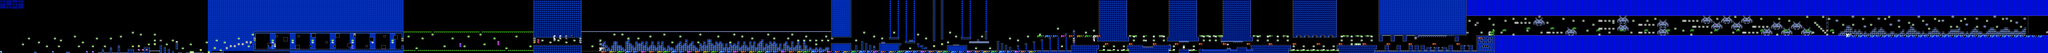

This game map was drawn from its Tiled (.tmx) file and the tilesets committed beside it. A one-line description and the trimmed map source follow:
An orthogonal 1025x27 tile map with 16x16 px tiles, 2 tile layers (SP, ...), 2 tilesets, 2 image layers.

<map version="1.10" tiledversion="1.11.2" orientation="orthogonal" renderorder="right-down" width="1025" height="27" tilewidth="16" tileheight="16" infinite="0" nextlayerid="5" nextobjectid="1">
 <editorsettings>
  <chunksize width="16" height="27" />
  <export target="../LEVELS/LEVEL DATA/lvlset_B/funnygameholiday.csv" format="csv" />
 </editorsettings>
 <tileset firstgid="1" name="famidash" tilewidth="16" tileheight="16" tilecount="256" columns="16">
  <image source="../../../GRAPHICS/famidash.bmp" width="256" height="256" />
 </tileset>
 <tileset firstgid="257" name="sprites" tilewidth="16" tileheight="16" tilecount="256" columns="16">
  <image source="../../../GRAPHICS/sprites.png" width="256" height="256" />
 </tileset>
 <imagelayer id="3" name="Image Layer 1" parallaxx="0.9" parallaxy="0.9" repeatx="1" repeaty="1">
  <image source="../../../GRAPHICS/Old/parallax Blue.bmp" width="144" height="72" />
 </imagelayer>
 <imagelayer id="4" name="Image Layer 2" offsetx="0" offsety="432" repeatx="1">
  <image source="../../../GRAPHICS/ground.bmp" width="64" height="128" />
 </imagelayer>
 <layer id="1" width="1025" height="27">
  <data>[27675 cells, 27675 non-empty, 81 distinct tile ids]</data>
 </layer>
 <layer id="2" name="SP" width="1025" height="27">
  <data>[27675 cells, 789 non-empty, 74 distinct tile ids]</data>
 </layer>
</map>
